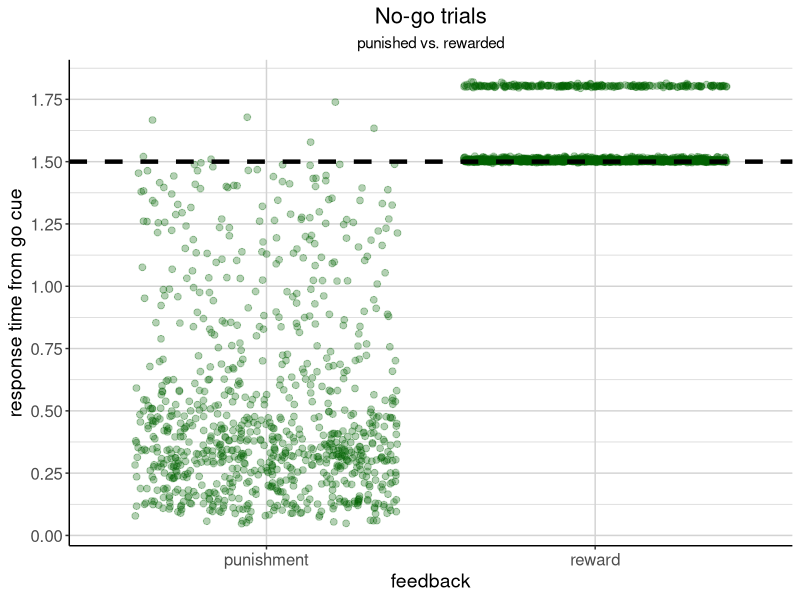
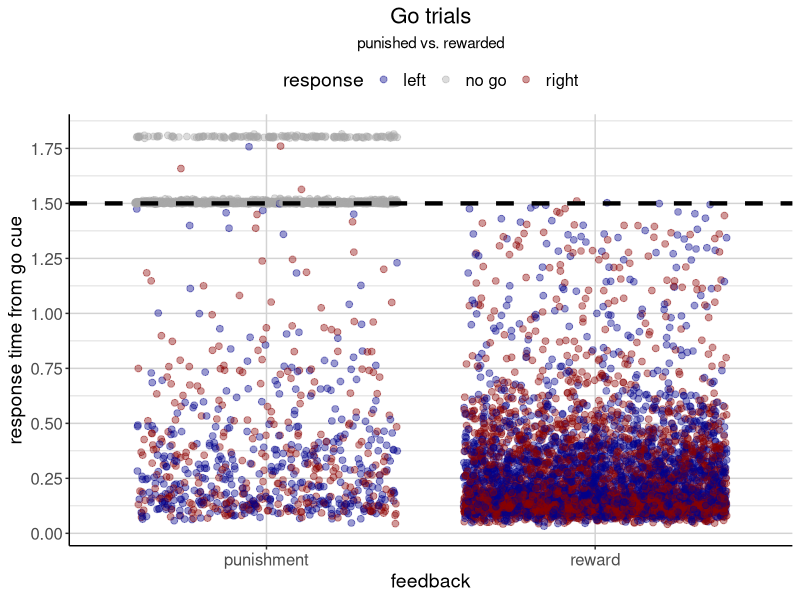
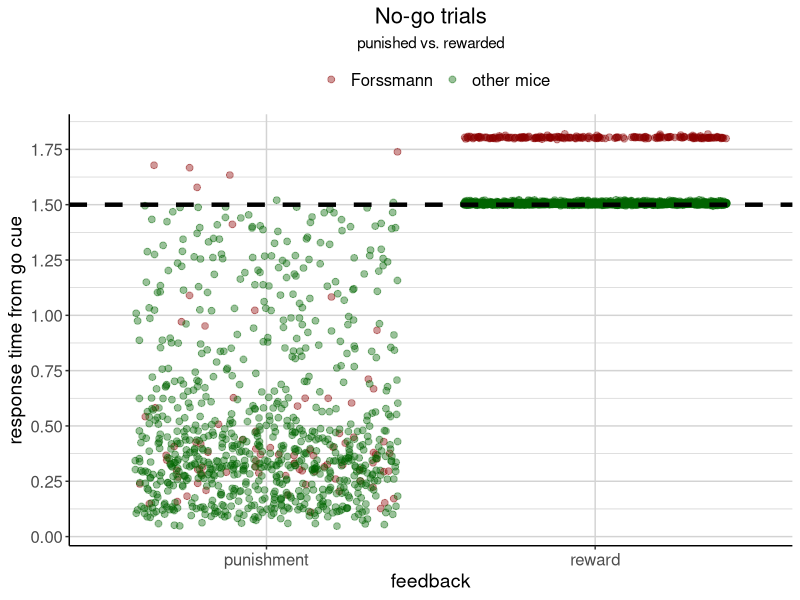
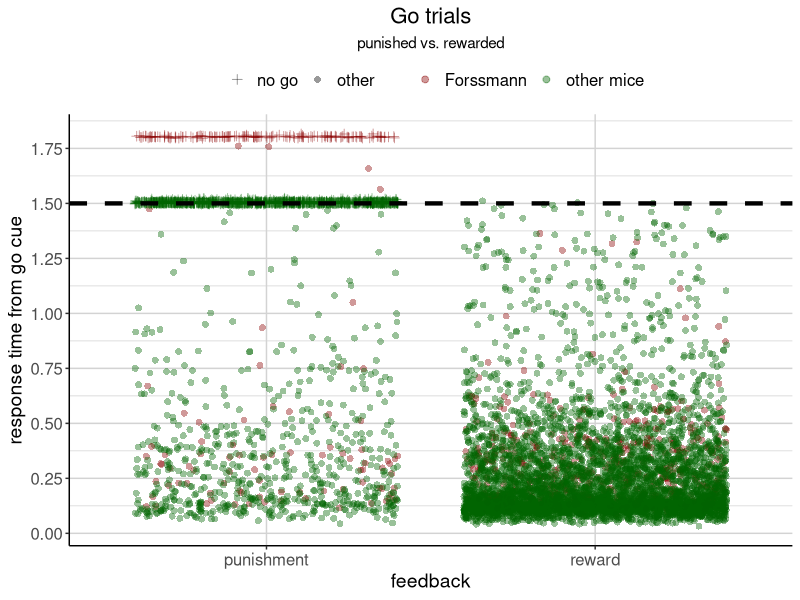

These charts were generated, in order, by the following R code:
## ---- chunk 1
knitr::opts_chunk$set(echo = FALSE)

library(tidyverse)
library(kableExtra)

data <- read.csv("./data/behavioral_data.csv") # load data

# plot theme
my_theme <- theme(legend.position = "top", 
                  plot.title = element_text(size = 16, hjust = 0.5),
                  plot.subtitle = element_text(hjust = 0.5),
                  axis.title = element_text(size = 14),
                  axis.text = element_text(size = 12),
                  axis.line = element_line(colour = "black"),
                  legend.text = element_text(size = 12), 
                  legend.title = element_text(size = 14),
                  panel.background = element_blank(),
                  panel.grid = element_line(colour = "light grey"),
                  strip.text = element_text(size = 12))
## ---- chunk 2
# Recode feedback type as string (-1; 1) -> (punishment; reward).
# Recode response as string (-1; 0; 1) -> (right; no go; left).
# Recode response again, but on a broader level: (-1; 1) -> other; 0 -> no go
data <- data %>% 
  mutate(feedback_type_rec = ifelse(feedback_type == 1, "reward", "punishment"),
         response_rec = case_when(response == -1 ~ "right",
                                  response == 1 ~ "left",
                                  response == 0 ~ "no go"),
         response_rec2 = ifelse(response_rec == "no go", "no go", "other"))
## ---- chunk 3
data %>% 
  filter(condition == "no_go") %>% 
  
  ggplot(aes(x = feedback_type_rec, y = response_time_diff)) +
  geom_jitter(colour = "darkgreen", alpha = .3, size = 2) +
  geom_hline(aes(yintercept = 1.5), colour = "black", size = 1.5, linetype = "dashed") +
  scale_y_continuous(breaks = seq(0, 2, .25)) +
  labs(title = "No-go trials", subtitle = "punished vs. rewarded",
       y = "response time from go cue", x = "feedback") +
  my_theme
## ---- chunk 4
data %>% 
  filter(condition == "go") %>% 
  
  ggplot(aes(x = feedback_type_rec, y = response_time_diff, colour = response_rec)) +
  geom_jitter(alpha = .4, size = 2) +
  geom_hline(aes(yintercept = 1.5), colour = "black", size = 1.5, linetype = "dashed") +
  scale_y_continuous(breaks = seq(0, 2, .25)) +
  scale_colour_manual("response", values = c("darkblue", "darkgrey", "darkred")) +
  labs(title = "Go trials", subtitle = "punished vs. rewarded",
       y = "response time from go cue", x = "feedback") +
  my_theme
## ---- chunk 5
weird_RTs <- data %>% 
  filter(response_rec == "no go") %>% 
  mutate(response_time_split = ifelse(response_time_diff > 1.7, "high", "low"))
## ---- chunk 6
weird_RTs %>% 
  group_by(response_time_split, mouse) %>%
  count() %>% 
  kable(col.names = c("response time", "mouse", "count")) %>% 
  kable_styling("striped")
## ---- chunk 7
weird_RTs %>% 
  group_by(response_time_split, session) %>%
  count() %>% 
  head() %>% # only show first 6 rows
  kable(col.names = c("response time", "session", "count")) %>% 
  kable_styling("striped")
## ---- chunk 8
data %>% 
  filter(condition == "no_go") %>% 
  mutate(Forssmann = ifelse(mouse == "Forssmann", "Forssmann", "other mice")) %>% 
  
  ggplot(aes(x = feedback_type_rec, y = response_time_diff, colour = Forssmann)) +
  geom_jitter(alpha = .4, size = 2) +
  geom_hline(aes(yintercept = 1.5), colour = "black", size = 1.5, linetype = "dashed") +
  scale_y_continuous(breaks = seq(0, 2, .25)) +
  scale_colour_manual("", values = c("darkred", "darkgreen")) +
  labs(title = "No-go trials", subtitle = "punished vs. rewarded",
       y = "response time from go cue", x = "feedback") +
  my_theme
## ---- chunk 9
data %>% 
  filter(condition == "go") %>% 
  mutate(Forssmann = ifelse(mouse == "Forssmann", "Forssmann", "other mice")) %>% 
  
  ggplot(aes(x = feedback_type_rec, y = response_time_diff, colour = Forssmann,
             shape = response_rec2)) +
  geom_jitter(alpha = .4, size = 2) +
  geom_hline(aes(yintercept = 1.5), colour = "black", size = 1.5, linetype = "dashed") +
  scale_y_continuous(breaks = seq(0, 2, .25)) +
  scale_colour_manual("", values = c("darkred", "darkgreen")) +
  scale_shape_manual("", values = c(3, 16)) +
  labs(title = "Go trials", subtitle = "punished vs. rewarded",
       y = "response time from go cue", x = "feedback") +
  my_theme
